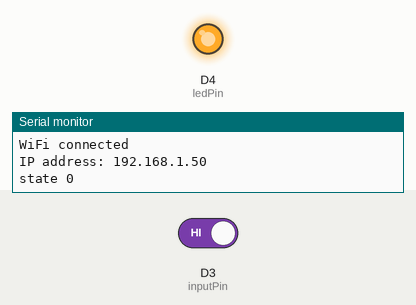
Simulated run of this sketch. Board: ESP8266 (NodeMCU). Shown: output pins drawn as LEDs (lit = HIGH), the last lines printed to the serial monitor. Inputs (shaded band) come from the test bench; at power-on: D3 (inputPin) HIGH. WiFi joins after 1.5 s; servers stay silent unless stated; uploads are accepted with an empty reply.

Above: at 8.7 s.
8.8 s: D3 (inputPin) driven LOW
At 15.5 s:
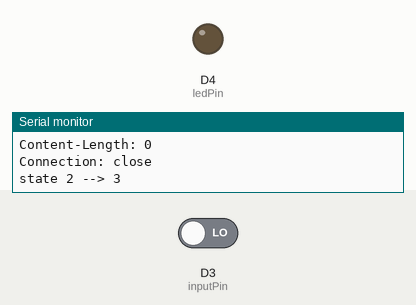
Timing chart, 0 to 17.0 s (numbered marks = the images above; inputs shaded):
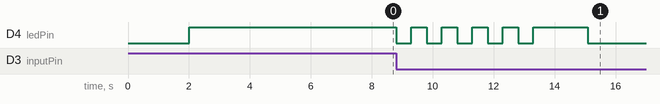

The sketch:

wbBasic.ino
```cpp
// (licence header left out)
/*
 * Use a pushbutton to toggle the onboard LED and send a HTTP request.
 *
 * If you do not have the 1 Button Shield, add a pushbutton or switch between D3 and GND.
 *
 * This sketch sends data via HTTP GET requests.
 *
 */

#include <ESP8266WiFi.h>          // ESP8266 Core WiFi Library (you most likely already have this in your sketch)
#include <DNSServer.h>            // Local DNS Server used for redirecting all requests to the configuration portal
#include <ESP8266WebServer.h>     // Local WebServer used to serve the configuration portal
#include <WiFiManager.h>          // https://github.com/tzapu/WiFiManager WiFi Configuration Magic

#include <ESP8266mDNS.h>
#include <WiFiUdp.h>
#include <ArduinoOTA.h>

const char* ssid      = "your_SSID";
const char* password  = "your_wifi_password";
const char* host      = "192.168.0.10";
const int   httpPort  = 8080;   // test
//const int   httpPort  = 8081;   // production

// the static IP address for the esp:
IPAddress ip(192, 168, 0, 180);                 // wifi push button (wb)
IPAddress gateway(192, 168, 0, 1);
IPAddress subnet(255, 255, 255, 0);
IPAddress DNS(192, 168, 0, 1);

int inputPin  = D3;            // pushbutton connected to digital pin D3
int ledPin    = BUILTIN_LED;   // onboard LED
int inputVal  = 0;             // variable to store the read value
int state     = 0;             // state of the state machine


/*******************************
 * request
 */
String request(String url) {

  Serial.print("connecting to ");
  Serial.println(host);

  // Use WiFiClient class to create TCP connections
  WiFiClient client;

  if (!client.connect(host, httpPort)) {
    Serial.println("connection failed");
    return "-1";
  }

  // We now create a URI for the request
//  String url = "/filehelper";
//  url += streamId;
//  url += "?private_key=";
//  url += privateKey;
//  url += "&value=";
//  url += value;

  Serial.print("Requesting URL: ");
  Serial.println(url);

  // This will send the request to the server
  client.print(String("GET ") + url + " HTTP/1.1\r\n" +
               "Host: " + host + "\r\n" +
               "Connection: close\r\n\r\n");
  unsigned long timeout = millis();
  while (client.available() == 0) { // waiting for response
    if (millis() - timeout > 5000) {
      Serial.println(">>> Client Timeout !");
      client.stop();
      return "-2";
    }
  }

  String response = "";
  // Read all the lines of the reply from server and print them to Serial
  while(client.available()){
    response += client.readStringUntil('\r');
  }
  Serial.print(response);

  Serial.println();
  Serial.println("closing connection");

  return response;

}


/*******************************
 * setup
 */
void setup() {

  // set the direction of the pins

  pinMode(ledPin, OUTPUT);        // set LED as output
  pinMode(inputPin, INPUT);       // set pin as input

  // start serial connection

  Serial.begin(115200);
  delay(10);
  Serial.println();
  Serial.println("Booting");

  // initialize WiFi Manager
  WiFiManager wifiManager;

  // set static IP address
  wifiManager.setSTAStaticIPConfig(ip, gateway, subnet);

  // first parameter is name of access point, second is the password
  //wifiManager.autoConnect("PushButton", "esp123456");
  //use an auto generated name from 'ESP' and the esp's Chip ID
  //wifiManager.autoConnect();

  if (!wifiManager.autoConnect("PushButton", "esp123456")) {
    Serial.println("failed to connect, we should reset and see if it connects");
    delay(3000);
    ESP.reset();
    delay(5000);
  }

  // connect to WiFi network

//  Serial.println();
//  Serial.println();
//  Serial.print("Connecting to ");
//  Serial.println(ssid);
//
//  WiFi.config(ip, gateway, subnet, DNS);
//  WiFi.begin(ssid, password);
//
//  while (WiFi.status() != WL_CONNECTED) {
//    delay(500);
//    Serial.print(".");
//  }

  // setup OTA

  // Port defaults to 8266
  // ArduinoOTA.setPort(8266);

  // Hostname defaults to esp8266-[ChipID]
  // ArduinoOTA.setHostname("myesp8266");

  // No authentication by default
  // ArduinoOTA.setPassword((const char *)"123");

  ArduinoOTA.onStart([]() {
    Serial.println("Start");
  });
  ArduinoOTA.onEnd([]() {
    Serial.println("\nEnd");
  });
  ArduinoOTA.onProgress([](unsigned int progress, unsigned int total) {
    Serial.printf("Progress: %u%%\r", (progress / (total / 100)));
  });
  ArduinoOTA.onError([](ota_error_t error) {
    Serial.printf("Error[%u]: ", error);
    if (error == OTA_AUTH_ERROR) Serial.println("Auth Failed");
    else if (error == OTA_BEGIN_ERROR) Serial.println("Begin Failed");
    else if (error == OTA_CONNECT_ERROR) Serial.println("Connect Failed");
    else if (error == OTA_RECEIVE_ERROR) Serial.println("Receive Failed");
    else if (error == OTA_END_ERROR) Serial.println("End Failed");
  });
  ArduinoOTA.begin();

  Serial.println("");
  Serial.println("WiFi connected");
  Serial.print("IP address: ");
  Serial.println(WiFi.localIP());

  // flash the LED

  digitalWrite(ledPin, LOW);
  delay(500);
  digitalWrite(ledPin, HIGH);
  delay(500);

  delay(5000);

  // check for reset
  inputVal = digitalRead(inputPin);     // read the input pin (for resetting wifi)
  // check if button pushed
  if (inputVal == 0) { // pushed
    WiFi.disconnect(true);
    Serial.println("reset");
    digitalWrite(ledPin, LOW);
    delay(5000);
    ESP.restart();
  }

  Serial.println("state 0");

}


/*******************************
 * loop
 */
void loop() {

  // handle OTA
  ArduinoOTA.handle();

  /**
   * state machine:
   *   - 0: (switch = 1) led off, if switch = 0 --> state = 1
   *   - 1: (switch = 0) led flashing for 5 sec, if switch = 0 --> state = 2, if switch = 1 --> state = 0
   *   - 2: (switch = 0) send msg to wechat, led on --> state = 3
   *   - 3: (switch = 0) led on, if switch = 1 --> state = 0
   */
  inputVal = digitalRead(inputPin);     // read the input pin
  //Serial.println(inputVal);

  String response = "";

  switch (state) {

    case 0:
      // turn off the LED
      digitalWrite(ledPin, HIGH);
      // check if button pushed
      if (inputVal == 0) { // pushed
        state = 1;
        Serial.println("state 0 --> 1");
      }
      break;

    case 1:
      // flash the LED
      for (int i=0; i < 5; i++) { // for 5 sec
        digitalWrite(ledPin, LOW);
        delay(500);
        digitalWrite(ledPin, HIGH);
        delay(500);
        inputVal = digitalRead(inputPin);   // read again the input pin
        // check if button released
        if (inputVal == 1) { // released
          break;
        }
      }
      inputVal = digitalRead(inputPin);     // read again the input pin (for debouncing)
      // check if button pushed
      if (inputVal == 0) { // pushed
        state = 2;
        Serial.println("state 1 --> 2");
      } else { // released
        state = 0;
        Serial.println("state 1 --> 0");
      }
      break;

    case 2:
      Serial.println("sending msg to wechat");
      // send msg to wechat
      response = request("/water");
      Serial.println("response: " + response);
      if (response == "-1" || response == "-2") {
        state = 1;
        Serial.println("state 2 --> 1");
        break;
      }
      // turn on the LED
      digitalWrite(ledPin, LOW);
      state = 3;
      Serial.println("state 2 --> 3");
      break;

    case 3:
      // wait for button released
      // turn on the LED
      digitalWrite(ledPin, LOW);
      if (inputVal == 1) { // released
        state = 0;
        Serial.println("state 3 --> 0");
      }
      break;

    default:
      // error: unknow state
      break;

  }

  //digitalWrite(ledPin, inputVal);  // sets the LED to the button's value

}
```

Measured:
- after the input at 8.8 s, D4 (ledPin): goes 4 × (LOW 0.50 s, HIGH 0.50 s), LOW 0.50 s, HIGH 1.8 s, then LOW, starting at once
